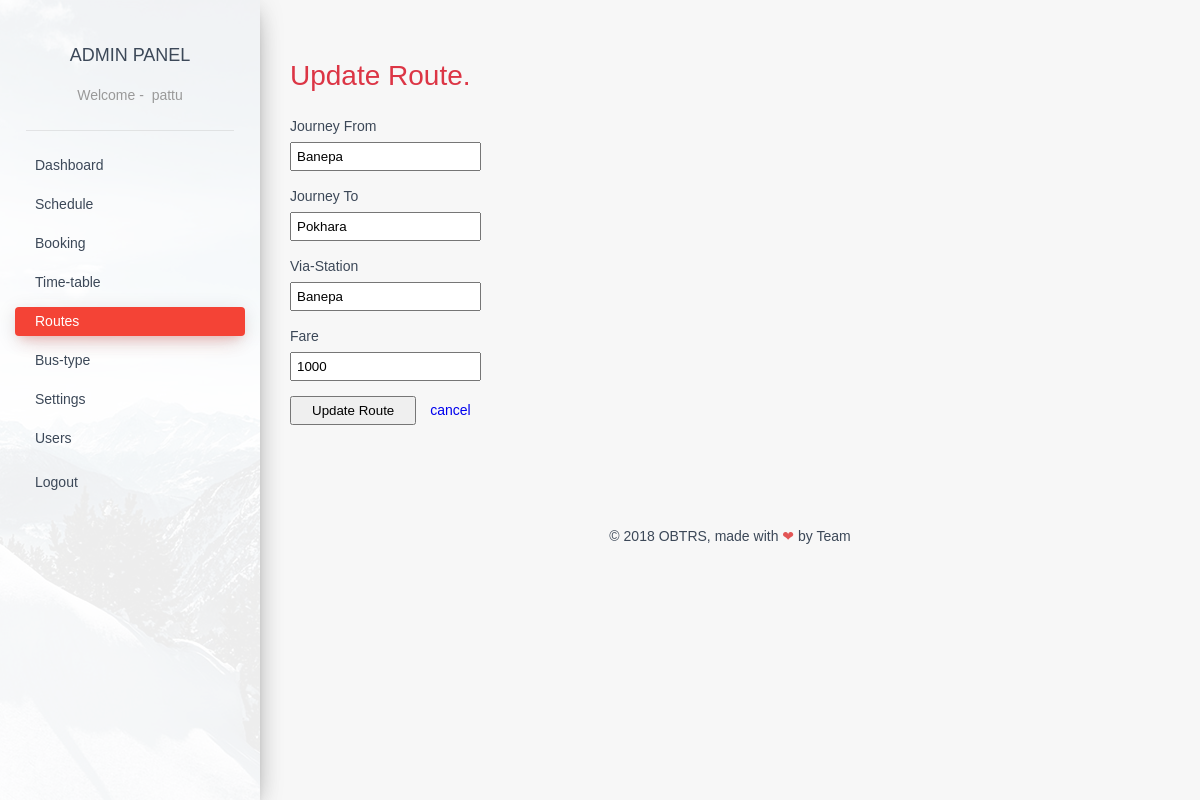
The app's page /admin/adminpanel/route_edit.php?route_id=37 (signed in) with its own data.
### tables this page shows
CREATE TABLE `route_detail` (
  `route_id` int(11) NOT NULL,
  `departure_station` varchar(50) NOT NULL,
  `arrival_station` varchar(50) NOT NULL,
  `via_station` varchar(50) NOT NULL,
  `rent` int(11) NOT NULL
);

### admin/adminpanel/route_edit.php (the view, shortened to what this page needs)
<?php
	include '../dbconnect.php';
?>
<!DOCTYPE html>
<html lang="en" class="js csstransitions">
<head>
    <link rel="stylesheet" href="adminpanel-assets/css/style.css" />
    <link rel="stylesheet" href="adminpanel-assets/css/normalize.css" />
</head>
<body>
    <div class="wrapper">
        <div class="sidebar" data-color="red" data-image="../assets/img/sidebar-1.jpg">
            <div class="logo"> <a href="#" class="simple-text">
                    Admin Panel
                    </a>
                    <?php
                        if (isset($_SESSION['usr_id'])) { ?>
                            <span data-hover="Welcome">Welcome - &nbsp;<?php echo $_SESSION['usr_name']; ?>
                            <?php } else { ?>
                            <span data-hover="Welcome">Welcome
                                </span>
                    <?php } ?>
                </span>
            </div>
        <div class="sidebar-wrapper ps-container">
            <ul class="nav">
                <li>
                    <a href="index.php">
                        Dashboard
                    </a>
                </li>
                <li>
                    <a href="schedule.php">
                        Schedule
                    </a>
                </li>
                <li>
                    <a href="booking.php">
                        Booking
                    </a>
                </li>
                <li>
                    <a href="time-table.php">
                        Time-table
                    </a>
                </li>
                <li>
                    <a href="routes.php" class="active">
                        Routes
                    </a>
                </li>
                <li>
                    <a href="bus-type.php">
                        Bus-type
                    </a>
                </li>
                <li>
                    <a href="setting.php">
                        Settings
                    </a>
                </li>
                <li>
                    <a href="users.php">
                        Users
                    </a>
                </li>
            <?php  if (isset($_SESSION['usr_id'])) {?>
                <li>
                    <a href="../logout.php">
                        <p>Logout</p>
                    </a>
                </li>
            <?php }?>
            </ul>
        </div>
            <div class="sidebar-background" style="background-image: url(../admin/assets/img/sidebar-1.jpg);"></div>
        </div>
        <div class="main-panel ps-container ps-theme-default ps-active-y">
            <div class="content">
                <div class="container-fluid">
                    <div class="row" style="margin: 25px 0;">
                    <h1 class="text-danger"> Update Route.</h1>
						<?php
							$route_id = $_GET['route_id'];
							$sql = "SELECT * FROM `route_detail` WHERE route_id='$route_id'";
							$result = mysqli_query($con,$sql);
							while($row=mysqli_fetch_object($result)){?>
								<form action="route_update.php" method="post">
                                    <div class="input-group">
                                        <label for="journeyFrom" class="required">Journey From</label>
                                        <input type="text" name="journeyFrom" placeholder="Journey From" value='<?php echo "$row->departure_station";?>' required="required" />
                                    </div>
                                    <div class="input-group">
                                        <label for="journeyTo" class="required">Journey To</label>
                                        <input type="text" name="journeyTo" placeholder="Journey To" value='<?php echo "$row->arrival_station";?>' required="required" />
                                    </div>
                                    <div class="input-group">
                                        <label for="viaStation" class="required">Via-Station</label>
                                        <input type="text" name="viaStation" placeholder="Via-Station" value='<?php echo "$row->via_station";?>' required="required" />
                                    </div>
                                    <div class="input-group">
                                        <label for="fare" class="required">Fare</label>
                                        <input type="text" name="fare" placeholder="Fare" value='<?php echo "$row->rent";?>' required="required" />
                                    </div>
                                    <div class="input-group">
                                        <input type="submit" name="update-route" value="Update Route">
                                        <a href="routes.php" style="margin-left: 10px;">cancel</a>
                                    </div>
                                    <br>
								</form>
							<?php
							}
						?>
					</div>
                </div>
            </div>
            <?php
                include 'footer.php';
            ?>
        </div>
    </div>
</body>
</html>

### records on screen
route_detail: journeyFrom "Banepa", journeyTo "Pokhara", viaStation "Banepa", fare "1000"

### other values on screen
$_SESSION['usr_name'] "pattu"
